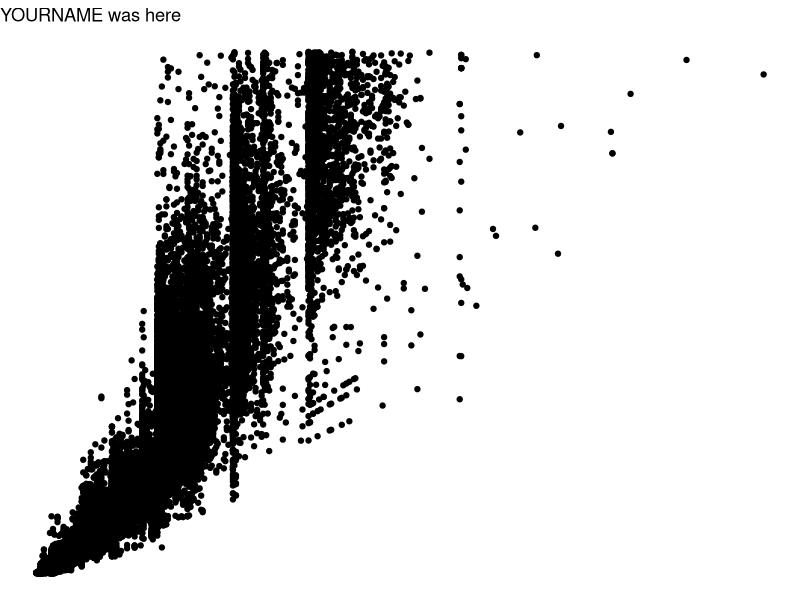
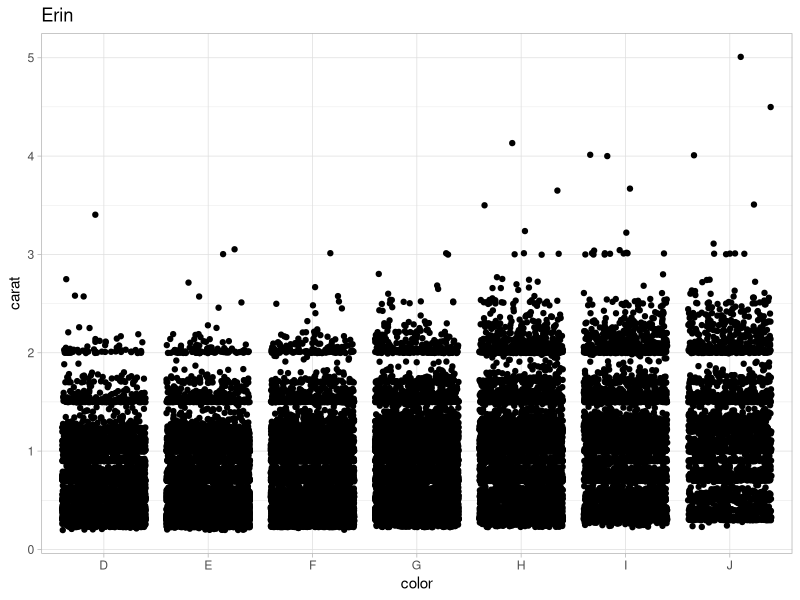
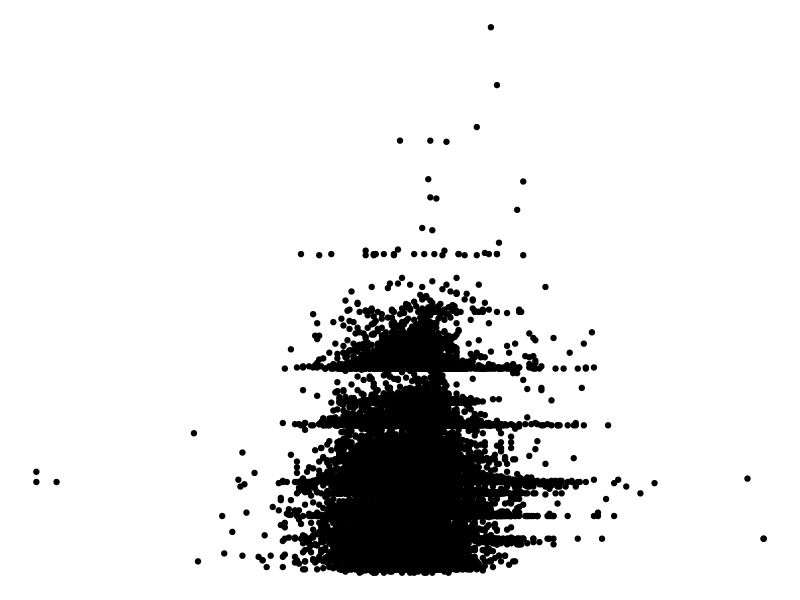

Recreate these plots in R, in order.
## ---- chunk 1
knitr::opts_chunk$set(echo = TRUE)
library(tidyverse)
## ---- chunk 2
# Partner 1: 
# Run the code below to see the original graph
# Change the code below to make the point color change based on 'cut', and update the theme to theme_bw(). Update the title to include your first name. 

ggplot(data = diamonds, aes(x = carat, y = price)) +
  geom_point() +
  theme_void() +
  labs(title = "YOURNAME was here")
## ---- chunk 3
# Partner 2: 
# Run the code below to see the original graph
# Change the code below to make the geom a geom_jitter, and update the theme to theme_light. Update the title to include your first name. 

ggplot(data = diamonds, aes(x = color, y = carat)) +
  geom_jitter() +
  theme_light() +
  labs(title = "Erin")
## ---- chunk 4
ggplot(data = diamonds, aes(x = depth, y = carat)) +
  geom_point() +
  theme_void()
## ---- chunk 5
